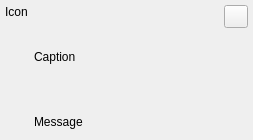
<?xml version="1.0" encoding="UTF-8"?>
<ui version="4.0">
 <class>NoticeWidgetClass</class>
 <widget class="QWidget" name="NoticeWidgetClass">
  <property name="geometry">
   <rect>
    <x>0</x>
    <y>0</y>
    <width>253</width>
    <height>140</height>
   </rect>
  </property>
  <property name="sizePolicy">
   <sizepolicy hsizetype="Preferred" vsizetype="Fixed">
    <horstretch>0</horstretch>
    <verstretch>0</verstretch>
   </sizepolicy>
  </property>
  <layout class="QHBoxLayout" name="horizontalLayout_2">
   <property name="margin">
    <number>5</number>
   </property>
   <item>
    <layout class="QVBoxLayout" name="verticalLayout_2" stretch="0">
     <item>
      <widget class="QLabel" name="lblIcon">
       <property name="text">
        <string notr="true">Icon</string>
       </property>
       <property name="alignment">
        <set>Qt::AlignHCenter|Qt::AlignTop</set>
       </property>
      </widget>
     </item>
    </layout>
   </item>
   <item>
    <layout class="QVBoxLayout" name="verticalLayout">
     <item>
      <layout class="QHBoxLayout" name="horizontalLayout">
       <item>
        <widget class="CustomLabel" name="lblCaption">
         <property name="sizePolicy">
          <sizepolicy hsizetype="Expanding" vsizetype="Preferred">
           <horstretch>0</horstretch>
           <verstretch>0</verstretch>
          </sizepolicy>
         </property>
         <property name="text">
          <string notr="true">Caption</string>
         </property>
         <property name="textFormat">
          <enum>Qt::PlainText</enum>
         </property>
         <property name="wordWrap">
          <bool>true</bool>
         </property>
        </widget>
       </item>
       <item>
        <layout class="QVBoxLayout" name="verticalLayout_3">
         <property name="spacing">
          <number>0</number>
         </property>
         <item>
          <widget class="CloseButton" name="cbtClose"/>
         </item>
         <item>
          <spacer name="verticalSpacer">
           <property name="orientation">
            <enum>Qt::Vertical</enum>
           </property>
           <property name="sizeType">
            <enum>QSizePolicy::Expanding</enum>
           </property>
           <property name="sizeHint" stdset="0">
            <size>
             <width>0</width>
             <height>0</height>
            </size>
           </property>
          </spacer>
         </item>
        </layout>
       </item>
      </layout>
     </item>
     <item>
      <widget class="CustomLabel" name="lblMessage">
       <property name="text">
        <string notr="true">Message</string>
       </property>
       <property name="textFormat">
        <enum>Qt::RichText</enum>
       </property>
       <property name="wordWrap">
        <bool>true</bool>
       </property>
      </widget>
     </item>
     <item>
      <widget class="QWidget" name="wdtActions" native="true"/>
     </item>
    </layout>
   </item>
  </layout>
 </widget>
 <layoutdefault spacing="6" margin="11"/>
 <customwidgets>
  <customwidget>
   <class>CloseButton</class>
   <extends>QToolButton</extends>
   <header location="global">utils/closebutton.h</header>
  </customwidget>
  <customwidget>
   <class>CustomLabel</class>
   <extends>QLabel</extends>
   <header location="global">utils/customlabel.h</header>
  </customwidget>
 </customwidgets>
 <resources/>
 <connections/>
</ui>
